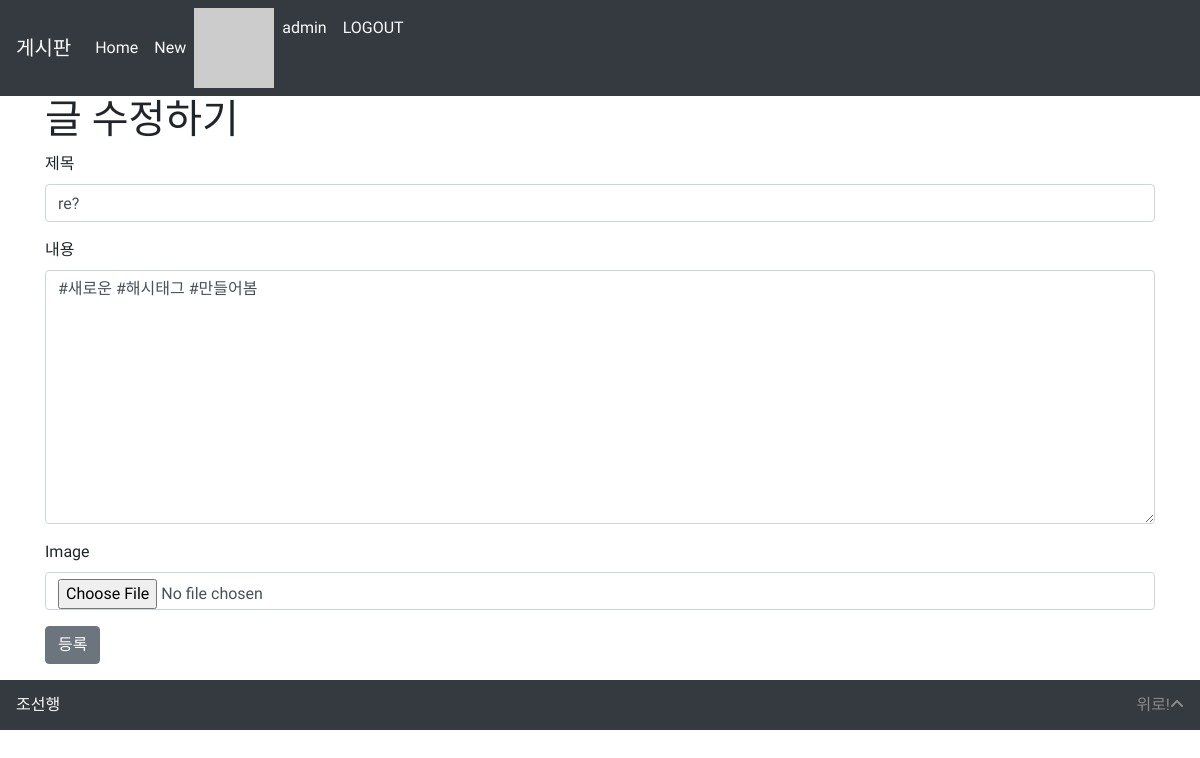
Screenshot of /articles/26/edit_result/ (signed in) with the database file from the repository.
### accounts/models.py (models this page shows)
class User(AbstractUser):
    followers = models.ManyToManyField(settings.AUTH_USER_MODEL, related_name='followings', blank=True)

### articles/models.py (models this page shows, shortened)
class Article(models.Model):
    title = models.CharField(max_length=10)
    content = models.TextField()
    image = models.ImageField(blank=True)
    image_thumbnail = ImageSpecField(
        processors=[ResizeToFill(300, 300)],
        format='JPEG',
        options={'quality': 80}
    )
    created_at = models.DateTimeField(auto_now_add=True)
    updated_at = models.DateTimeField(auto_now=True)
    user = models.ForeignKey(settings.AUTH_USER_MODEL, on_delete=models.CASCADE)
    like_users = models.ManyToManyField(settings.AUTH_USER_MODEL, related_name='like_articles', blank=True)
    hashtags = models.ManyToManyField(HashTag, blank=True)

### articles/views.py (the view)
# urls.py: path('<int:article_pk>/edit_result/', views.update, name='update'),
def update(request, article_pk):
    article = get_object_or_404(Article, pk=article_pk)
    if request.user == article.user:
        if request.method == 'POST':
            article_form = ArticleForm(request.POST, instance=article)
            if article_form.is_valid() and article_form.has_changed():
                article = article_form.save()
                messages.success(request, '글이 수정되었습니다.')
                article.hashtags.clear()
                for word in article.content.split():
                    if word.startswith('#'):
                        hashtag, created = HashTag.objects.get_or_create(content=word)
                        article.hashtags.add(hashtag)
                return redirect('articles:detail', article_pk)
            else:
                messages.warning(request, '수정할 내용이 없습니다.')
        else:
            article_form = ArticleForm(instance=article)
        context = {
            'article_form': article_form,
        }
        return render(request, 'articles/form.html', context)
    else:
        messages.warning(request, '수정할 권한이 없습니다.')
        raise PermissionDenied # 403 error

### articles/forms.py
class ArticleForm(forms.ModelForm):
    title = forms.CharField(
        label='제목',
        widget=forms.TextInput(
            attrs={
                'placeholder': '제목을 입력바랍니다.'
            }
        )
    )
    content = forms.CharField(
        label='내용',
        widget=forms.Textarea(
            attrs={
                'placeholder': '내용을 입력바랍니다.',
            }
        )
    )
    class Meta:
        model = Article
        fields = ('title', 'content', 'image')

### articles/templatetags/gravatar.py (called while the page is built)
@register.filter
def makehash(user):
    email = user.email
    social_user = user.socialaccount_set.all()
    if social_user:
        return social_user[0].extra_data.get('properties').get('profile_image')
    return 'https://www.gravatar.com/avatar/' + hashlib.md5(email.strip().lower().encode('utf-8')).hexdigest() + '?s=50'

### articles/templates/articles/form.html (shortened to what this page needs)
{% extends 'articles/base.html' %}
{% load static %}
{% load bootstrap4 %}
{% block body %}
{% if request.resolver_match.url_name == 'create' %}
    <h1>글 작성하기</h1>
{% else %}
    <h1>글 수정하기</h1>
{% endif %}
<form action="" method="POST" class='form' enctype='multipart/form-data'>
  {% bootstrap_form article_form %}
  {% buttons %}
    <button type="submit" class="btn btn-secondary">등록</button>
  {% endbuttons %}
</form>
{% endblock body %}

### articles/templates/_navbar.html (shortened to what this page needs)
<nav class="navbar navbar-expand-lg navbar-light bg-dark">
  <a class="navbar-brand text-light disabled">게시판</a>
  <div class="collapse navbar-collapse" id="navbarNavAltMarkup">
    <div class="navbar-nav">
      <a class="nav-item nav-link text-light active" href="{% url 'articles:index' %}">Home <span class="sr-only">(current)</span></a>
      <a class="nav-item nav-link text-light" href="{% url 'articles:create' %}">New</a>
    </div>
    {% if user.is_authenticated %}
    <div class="navbar-nav">
      {% load gravatar %}
      <img src="{{ user|makehash }}" alt="">
      <a class="nav-item nav-link text-light" href="{% url 'accounts:profile' user.pk %}">{{ user.username }}</a>
      <a class="nav-item nav-link text-light" href="{% url 'accounts:logout' %}">LOGOUT</a>
    </div>
    {% else %}
    <div class="navbar-nav">
      <a class="nav-item nav-link text-light" href="{% url 'accounts:signup' %}">Sign Up</a>
      <a class="nav-item nav-link text-light" href="{% url 'accounts:login' %}">LOGIN</a>
    </div>
    {% endif %}
  </div>
</nav>

### articles/templates/articles/base.html (style rules this page uses)
body { font-family: "Poor Story", "sans serif" }
a { color: rgb(138, 138, 138); text-decoration: none; }

### rows the page displays
User: username "admin"
Article: title "re?", content "#새로운 #해시태그 #만들어봄"
